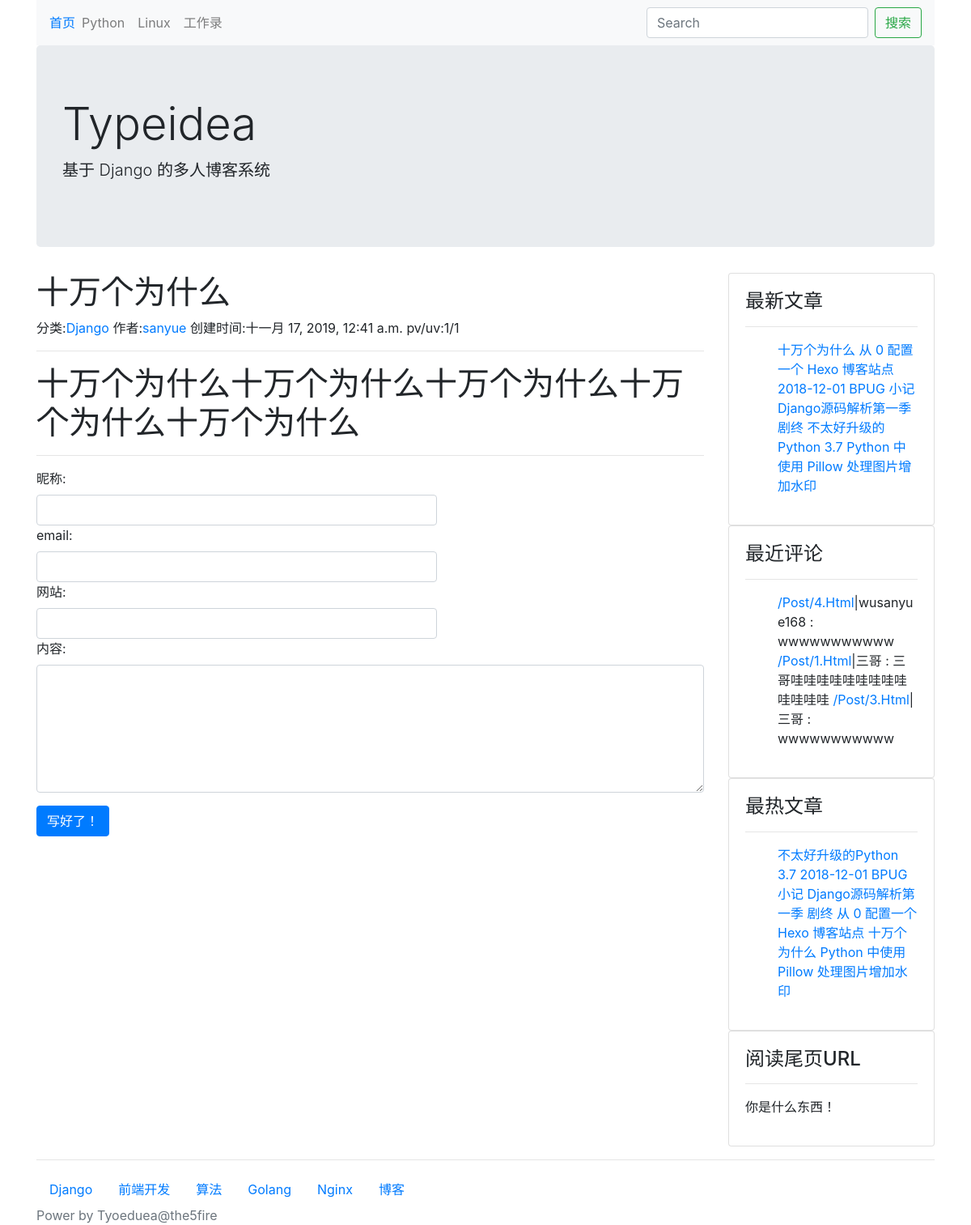
The app's page /post/6.html with its own data.
### blog/models.py (models this page shows, shortened)
class Category(models.Model):
    STATUS_NORMAL = 1
    STATUS_DELETE = 0
    STATUS_ITEMS = (
        (STATUS_NORMAL, '正常'),
        (STATUS_DELETE, '删除'),
    )
    name = models.CharField(max_length=50, verbose_name="名称")
    status = models.PositiveIntegerField(default=STATUS_NORMAL,
                                         choices=STATUS_ITEMS, verbose_name='状态')
    is_nav = models.BooleanField(default=False, verbose_name="是否为导航")
    owner = models.ForeignKey(User, verbose_name="作者", on_delete=models.CASCADE)
    created_time = models.DateTimeField(auto_now_add=True, verbose_name="创建时间")
    @classmethod
    def get_navs(cls):
        categories = cls.objects.filter(status=cls.STATUS_NORMAL)
        nav_categories = []
        normal_categories = []
        for cate in categories:
            if cate.is_nav:
                nav_categories.append(cate)
            else:
                normal_categories.append(cate)
        return {
            'navs': nav_categories,
            'categories': normal_categories
        }
    class Meta:
        verbose_name = verbose_name_plural = '分类'

class Post(models.Model):
    STATUS_NORMAL = 1
    STATUS_DELETE = 0
    STATUS_DRAFT = 2
    STATUS_ITEMS = (
        (STATUS_NORMAL, '正常'),
        (STATUS_DELETE, '删除'),
        (STATUS_DRAFT, '草稿'),
    )
    title = models.CharField(max_length=255, verbose_name="标题")
    desc = models.CharField(max_length=1024, blank=True, verbose_name="摘要")
    content = models.TextField(verbose_name="正文", help_text="正文必须为 MarkDown 格式")
    content_html = models.TextField(verbose_name="正文 html 代码", blank=True, editable=False)
    status = models.PositiveIntegerField(default=STATUS_NORMAL,
                                         choices=STATUS_ITEMS, verbose_name="状态")
    category = models.ForeignKey(Category, verbose_name="分类", on_delete=models.CASCADE)
    tags = models.ManyToManyField(Tag, verbose_name="标签")
    owner = models.ForeignKey(User, verbose_name="作者", on_delete=models.CASCADE)
    created_time = models.DateTimeField(auto_now_add=True, verbose_name="创建时间")
    is_md = models.BooleanField(default=False, verbose_name="markdown语法")
    pv = models.PositiveIntegerField(default=1)
    uv = models.PositiveIntegerField(default=1)
    class Meta:
        verbose_name = verbose_name_plural = "文章"
        ordering = ['-id']  # 根据 id 进行降序排序
    @classmethod
    def latest_posts(cls):
        queryset = cls.objects.filter(status=Post.STATUS_NORMAL)
        return queryset
    @classmethod
    def hot_posts(cls):
        return cls.objects.filter(status=cls.STATUS_NORMAL).order_by('-pv')

### config/models.py (models this page shows, shortened)
class SideBar(models.Model):
    DISPLAY_HTML = 1
    DISPLAY_LATEST = 2
    DISPLAY_HOT = 3
    DISPLAY_COMMENT = 4
    SIDE_TYPE = (
        (DISPLAY_HTML, 'HTML'),
        (DISPLAY_LATEST, '最新文章'),
        (DISPLAY_HOT, '最热文章'),
        (DISPLAY_COMMENT, '最近评论'),
    )
    STATUS_SHOW = 1
    STATUS_HIDE = 0
    STATUS_ITEMS = (
        (STATUS_SHOW, '展示'),
        (STATUS_HIDE, '隐藏'),
    )
    title = models.CharField(max_length=50, verbose_name="标题")
    display_type = models.PositiveIntegerField(default=1, choices=SIDE_TYPE, verbose_name="展示类型")
    content = models.CharField(max_length=500, blank=True, verbose_name="内容",
                               help_text="如果设置的不是 HTML 类型，可为空")
    status = models.PositiveIntegerField(default=STATUS_SHOW, choices=STATUS_ITEMS, verbose_name="状态")
    owner = models.ForeignKey(User, verbose_name="作者", on_delete=models.CASCADE)
    created_time = models.DateTimeField(auto_now_add=True, verbose_name="创建时间")
    @classmethod
    def get_all(cls):
        return cls.objects.filter(status=cls.STATUS_SHOW)
    @property
    def content_html(self):
        from blog.models import Post  # 避免循环引用
        from comment.models import Comment
        result = ''
        if self.display_type == self.DISPLAY_HTML:
            result = self.content
        elif self.display_type == self.DISPLAY_LATEST:
            context = {
                'posts': Post.latest_posts()
            }
            return render_to_string('config/blocks/sidebar_posts.html', context)
        elif self.display_type == self.DISPLAY_HOT:
            context = {
                'posts': Post.hot_posts()
            }
            return render_to_string('config/blocks/sidebar_posts.html', context)
        elif self.display_type == self.DISPLAY_COMMENT:
            context = {
                'comments': Comment.objects.filter(status=Comment.STATUS_NORMAL)
            }
            return render_to_string('config/blocks/sidebar_comments.html', context)
        return result
    class Meta:
        verbose_name = verbose_name_plural = "侧边栏"

### comment/models.py (models this page shows, shortened)
class Comment(models.Model):
    STATUS_NORMAL = 1
    STATUS_DELETE = 0
    STATUS_ITEMS = (
        (STATUS_NORMAL, '正常'),
        (STATUS_DELETE, '删除'),
    )
    target = models.CharField(max_length=100, verbose_name="评论目标")
    content = models.CharField(max_length=2000, verbose_name="内容")
    nickname = models.CharField(max_length=50, verbose_name="昵称")
    website = models.URLField(verbose_name="网站")
    email = models.EmailField(verbose_name="邮箱")
    status = models.PositiveIntegerField(default=STATUS_NORMAL, choices=STATUS_ITEMS, verbose_name="状态")
    created_time = models.DateTimeField(auto_now_add=True, verbose_name="创建时间")
    class Meta:
        verbose_name = verbose_name_plural = "评论"
    @classmethod
    def get_by_target(cls, target):
        return cls.objects.filter(target=target, status=cls.STATUS_NORMAL)

### blog/views.py (the view)
# urls.py: path('post/<post_id>.html', PostDetailView.as_view(), name='post-detail'),
class PostDetailView(CommonViewMixin, DetailView):
    queryset = Post.latest_posts()
    template_name = 'blog/detail.html'
    context_object_name = 'post'
    pk_url_kwarg = 'post_id'
    def get(self, request, *args, **kwargs):
        response = super().get(request, *args, **kwargs)
        self.handle_visited()
        return response
    def handle_visited(self):
        increase_pv = False
        increase_uv = False
        uid = self.request.uid
        pv_key = 'pv:{uid}:{path}'.format(uid=uid, path=self.request.path)
        uv_key = 'uv:{uid}:{day}:{path}'.format(uid=uid, day=str(date.today()), path=self.request.path)
        if not cache.get(pv_key):
            increase_pv = True
            cache.set(pv_key, 1, 1 * 60)  # 1 分钟有效
        if not cache.get(uv_key):
            increase_uv = True
            cache.set(pv_key, 1, 24 * 60 * 60)  # 24 小时有效
        if increase_pv and increase_uv:
            Post.objects.filter(pk=self.object.id).update(pv=F('pv') + 1, uv=F('uv') + 1)
        elif increase_pv:
            Post.objects.filter(pk=self.object.id).update(pv=F('pv') + 1)
        elif increase_uv:
            Post.objects.filter(pk=self.object.id).update(pv=F('uv') + 1)

### comment/forms.py (shortened to what this page needs)
class CommentForm(forms.ModelForm):
    nickname = forms.CharField(
        label='昵称',
        max_length=50,
        widget=forms.widgets.Input(
            attrs={'class': 'form-control', 'style': "width:60%;"}
        )
    )
    email = forms.CharField(
        label='email',
        max_length=50,
        widget=forms.widgets.EmailInput(
            attrs={'class': 'form-control', 'style': "width:60%;"}
        )
    )
    website = forms.CharField(
        label='网站',
        max_length=100,
        widget=forms.widgets.URLInput(
            attrs={'class': 'form-control', 'style': "width:60%;"}
        )
    )
    content = forms.CharField(
        label='内容',
        max_length=500,
        widget=forms.widgets.Textarea(
            attrs={'class': 'form-control', 'rows': 6, 'cols': 60}
        )
    )
    class Meta:
        model = Comment
        fields = ['nickname', 'email', 'website', 'content']

### blog/views.py (called while the page is built)
    def get_context_data(self, **kwargs):
        context = super().get_context_data(**kwargs)
        context.update({
            'sidebars': SideBar.get_all(),
        })
        context.update(Category.get_navs())
        return context

### comment/templatetags/comment_block.py (called while the page is built)
@register.inclusion_tag('comment/block.html')
def comment_block(target):
    return {
        'target': target,
        'comment_form': CommentForm(),
        'comment_list': Comment.get_by_target(target)
    }

### typeidea/themes/bootstrap/templates/blog/detail.html (shortened to what this page needs)
{% extends "./base.html" %}
{% load comment_block %}
{% block extra_head %}
    <link rel="stylesheet"
          href="//cdn.jsdelivr.net/gh/highlightjs/cdn-release@9.16.2/build/styles/default.min.css">
{% endblock %}
{% block main %}
    {% if post %}
        <h1>{{ post.title }}</h1>
        <div>
            <span>分类:<a href="{% url 'category-list' post.category_id %}">{{ post.category.name }}</a></span>
            <span>作者:<a href="{% url 'author' post.owner_id %}">{{ post.owner.username }}</a></span>
            <span>创建时间:{{ post.created_time }}</span>
            <span>pv/uv:{{ post.pv }}/{{ post.uv }}</span>
        </div>
        <hr/>
        {% autoescape off %}
            {{ post.content_html }}
        {% endautoescape %}
    {% endif %}
    {% comment_block request.path %}
{% endblock %}

### typeidea/themes/bootstrap/templates/blog/base.html (shortened to what this page needs)
{% load static %}
<!doctype html>
<html lang="en">
<head>
    <link rel="stylesheet" href={% static 'css/bootstrap.min.css' %}>
    {% block extra_head %}
    {% endblock %}
</head>
<body>
<div class="container head">
    <nav class="navbar navbar-expand-lg navbar-light bg-light">
        <a class="navvar-brand" href="/">首页</a>
        <div class="collapse navbar-collapse" id="navbarSupportedContent">
            <ul class="navbar-nav mr-auto">
                {% for cate in navs %}
                    <li class="nav-item">
                        <a class="nav-link" href="{% url 'category-list' cate.id %}">{{ cate.name }}</a>
                    </li>
                {% endfor %}
            </ul>
            <form class="form-inline my-2 my-lg-0" action="/search/" method="GET">
                <input class="form-control mr-sm-2" type="search" placeholder="Search" aria-label="Search"
                       value="{{ keyword }}" name="keyword">
                <button class="btn btn-outline-success" type="submit">搜索</button>
            </form>
        </div>
    </nav>
    <div class="jumbotron">
        <h1 class="display-4">Typeidea</h1>
        <p class="lead">基于 Django 的多人博客系统</p>
    </div>
</div>
<div class="container main">
    <div class="row">
        <div class="col-9" post-list>
            {% block main %}
            {% endblock %}
        </div>
        <div class="col-3">
            {% block sidebars %}
                {% for sidebar in sidebars %}
                    <div class="card sidebar">
                        <div class="card-body">
                            <h4 class="card-title">{{ sidebar.title }}</h4>
                            <hr/>
                            <p>{{ sidebar.content_html }}</p>
                        </div>
                    </div>
                {% endfor %}
            {% endblock %}
        </div>
    </div>
</div>
<footer class="footer">
    {% block footer %}
        <div class="container">
            <hr/>
            <nav class="nav category">
                {% for cate in categories %}
                    <a href="{% url 'category-list' cate.id %}" class="nav-link">{{ cate.name }}</a>
                {% endfor %}
            </nav>
        </div>
        <div class="container power">
            <span class="text-muted">Power by Tyoeduea@the5fire</span>
        </div>
    {% endblock %}
</footer>
</body>
</html>

### typeidea/themes/bootstrap/templates/config/blocks/sidebar_posts.html
<ul class="links">
    {% for post in posts %}
        <l1><a href="{% url 'post-detail' post.id %}">{{ post.title }}</a></l1>
    {% endfor %}
</ul>

### typeidea/themes/bootstrap/templates/config/blocks/sidebar_comments.html
<ul>
    {% for comment in comments %}
        <l1><a href="{{ comment.target }}">{{ comment.target.title }}</a>|{{ comment.nickname }}
            : {% autoescape off %}{{ comment.content }}{% endautoescape %}</l1>
    {% endfor %}
</ul>

### records on screen
Category: name "Python"
Category: name "Linux"
Category: name "工作录"
Post: title "十万个为什么", category.name "Django", owner.username "sanyue", created_time "十一月 17, 2019, 12:41 a.m.", pv "1", uv "1", content_html "十万个为什么十万个为什么十万个为什么十万个为什么十万个为什么"
SideBar: title "最新文章"
Post: title "从 0 配置一个 Hexo 博客站点"
Post: title "2018-12-01 BPUG 小记"
Post: title "Django源码解析第一季 剧终"
Post: title "不太好升级的Python 3.7"
Post: title "Python 中使用 Pillow 处理图片增加水印"
SideBar: title "最近评论"
Comment: target "/Post/4.Html", nickname "wusanyue168", content "wwwwwwwwwww"
Comment: target "/Post/1.Html", nickname "三哥", content "三哥哇哇哇哇哇哇哇哇哇哇哇哇哇"
Comment: target "/Post/3.Html", nickname "三哥", content "wwwwwwwwwww"
SideBar: title "最热文章"
SideBar: title "阅读尾页URL", content_html "你是什么东西！"
Category: name "Django"
Category: name "前端开发"
Category: name "算法"
Category: name "Golang"
Category: name "Nginx"
Category: name "博客"
